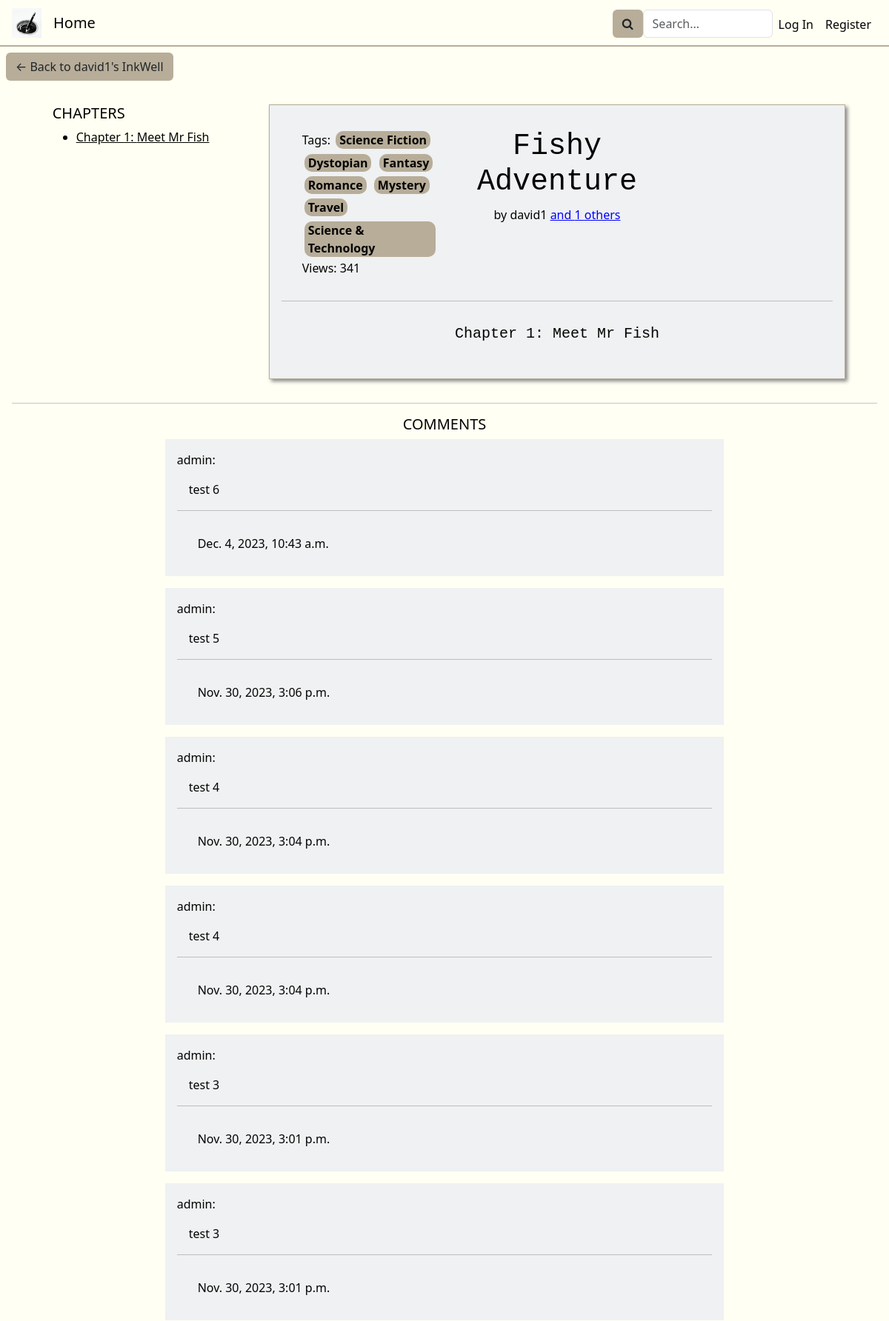
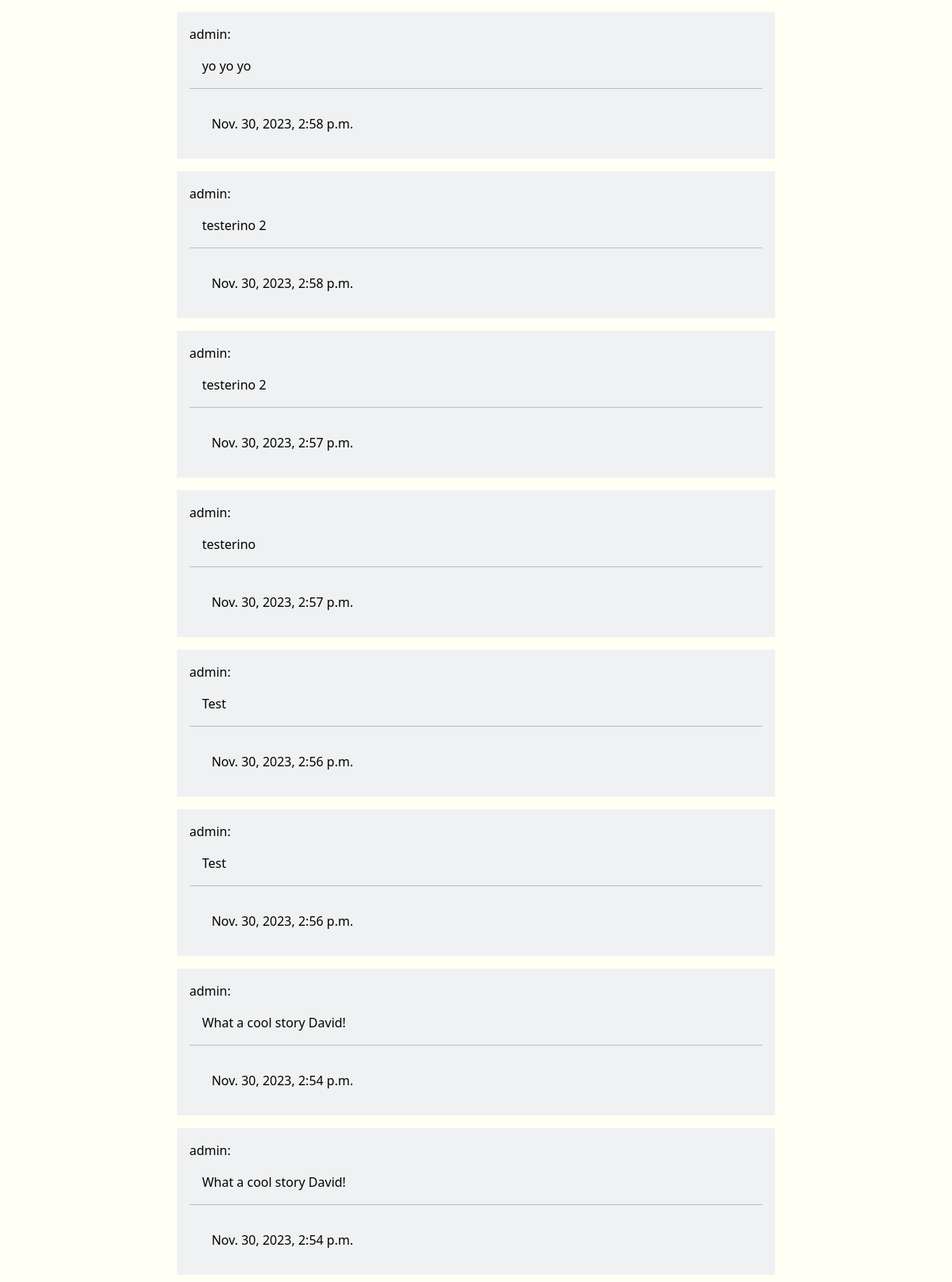
The page /ink_view/4 (upper part) on the database its author committed (2 pictures, top to bottom).
### inkwell/models.py (models this page shows, shortened)
class Ink(models.Model):
    wellOrigin = models.ForeignKey(Well, on_delete=models.CASCADE, related_name="well_pk", default="")
    inkOwner = models.ForeignKey(User, on_delete=models.CASCADE, related_name="ink_owner", default="")
    coAuthors = models.ManyToManyField(User, related_name="CoAuthors", blank=True)
    privateStatus = models.BooleanField(default=False)
    updateStatus = models.BooleanField(default=False) # If the Ink is edited at least once, this changes to true
    ink_following = models.ManyToManyField(User, related_name="ink_following", blank=True)
    tags = models.ManyToManyField(Tag, related_name="tags", blank=True)
    description = models.CharField(max_length=500, default="")
    title = models.CharField(max_length=64, default="")
    views = models.PositiveBigIntegerField(default=0)
    creation_date = models.DateTimeField(default=timezone.now, editable=False)

class User(AbstractUser):
    about = models.CharField(max_length=250, default="")
    profilePicture = models.ImageField(upload_to='', blank=True, null=True)
    def __str__(self):
        return f"{self.username}"

class Chapter(models.Model):
    chapterNumber = models.PositiveIntegerField(default=1)
    chapterTitle = models.CharField(max_length=64)
    chapterContents = QuillField()
    chapterInkOrigin = models.ForeignKey(Ink, on_delete=models.CASCADE, related_name="chapterInkOrigin", default="")

class Tag(models.Model):
    tagName = models.CharField(max_length=64)
    def __str__(self):
        return f"{self.tagName}"

class Comment(models.Model):
    content = models.TextField()
    commentInkOrigin = models.ForeignKey(Ink, on_delete=models.CASCADE, related_name="commentInkOrigin", default="")
    commentAuthor = models.ForeignKey(User, on_delete=models.CASCADE, related_name="commentAuthor", default="")
    commentCreationDate = models.DateTimeField(default=timezone.now, editable=False)

### inkwell/views.py (the view, shortened to what this page needs)
# urls.py: path('ink_view/<int:inkID>', views.ink_view, name='ink_view'),
def ink_view(request, inkID):
    viewedInk = Ink.objects.get(id=inkID)
    chapters = Chapter.objects.filter(chapterInkOrigin=viewedInk).order_by("chapterNumber")
    viewedInk.views += 1
    viewedInk.save()
    viewingAsAuthor = False
    following_check = False
    comments = Comment.objects.filter(commentInkOrigin=viewedInk).order_by("-commentCreationDate")
    if request.method == "POST" and "commentContents" in request.POST:
        commentContents = request.POST.get("commentContents")
        new_comment = Comment(content=commentContents, commentInkOrigin=viewedInk, commentAuthor=current_user)
        new_comment.save()
        time.sleep(1)
        return redirect('ink_view', inkID=viewedInk.id)
    return render(request, "inkwell/ink_view.html", {
        "ink": viewedInk,
        "chapters": chapters,
        "following_check": following_check,
        "viewingAsAuthor": viewingAsAuthor,
        "comments": comments
    })

### inkwell/templates/inkwell/ink_view.html (shortened to what this page needs)
{% extends "inkwell/layout.html" %}
{% block body %}
<a href="{% url 'well' username=ink.inkOwner.username %}"><button class="backToInkWell btn btn-khaki">&larr; Back to {{ ink.inkOwner.username }}'s InkWell</button></a>
<div class="container-flex inkViewContainer">
    {% if ink.privateStatus and request.user != ink.inkOwner %}
        <div class="container disFdirColAliCen mt-5">
            <h3>THIS INK IS PRIVATE</h3>
        </div>
    {% else %}
        <div class="row mt-2">
            <div class="col-3 chapterListCol">
                <div class="chaptersListView">
                    <h5 class="text-start">CHAPTERS</h5>
                    <ul class="chapter-list">
                        {% for chapter in chapters %}
                            <a href="#anchorChapter{{ chapter.chapterNumber }}"><li>Chapter {{ chapter.chapterNumber }}: {{ chapter.chapterTitle }}</li></a>
                        {% endfor %}
                    </ul>
                </div>
            </div>
            <div class="col-8 inkViewContents">
                <div class="row inkTitleCard">
                    <div class="col inkTitleCardInfo displayDirectionCol">
                        <span>Tags:
                            {% for tag in ink.tags.all %}
                                <div class="tag">
                                    <span>{{ tag }}</span>
                                </div>
                            {% endfor %}
                        </span>
                        <span>Views: {{ ink.views }}</span>
                    </div>
                    <div class="col-5 inkViewTitleColumn displayDirectionCol">
                        <h1 class="text-center inkViewTitle">{{ ink.title }}</h1>
                        {% if ink.coAuthors %}
                            <span class="author-credit text-center">by {{ ink.inkOwner }} <a href="{% url 'inkCoAuthors' inkID=ink.id %}" style="text-decoration: underline; color: blue;">and {{ ink.coAuthors.count }} others</a></span>
                        {% else %}
                            <span class="author-credit text-center">by {{ ink.inkOwner }}</span>
                        {% endif %}
                    </div>
                    <div class="col">
                    </div>
                </div>
                <hr>
                <div class="inkViewChapters-style">
                    {% for chapter in chapters %}
                    <div class="justify-text p-3" id="anchorChapter{{chapter.chapterNumber}}">
                        <h5 class="text-center chapterTitle">Chapter {{ chapter.chapterNumber}}: {{chapter.chapterTitle}}</h5>
                    </div>
                    {% endfor %}
                </div>
            </div>
        </div>
        <div class="row inkViewComments disFdirColAliCen">
            <hr>
            <div class="col-8">
                <div class="comments-section">
                    <h5 class="text-center">COMMENTS</h5>
                    {% for comment in comments %}
                        <div class="comment">
                            <span>{{ comment.commentAuthor }}:</span>
                            <p>{{ comment.content }}</p>
                            <hr>
                            <div class="row ">
                                <span class="col">{{ comment.commentCreationDate }}</span>
                                <div class="col delete-comment-form">
                                </div>
                            </div>
                        </div>
                    {% endfor %}
                </div>
            </div>
        </div>
    {% endif %}
</div>
{% endblock%}

### inkwell/static/inkwell/styles.css (style rules this page uses)
:root { --black: #020202ff; --dark-green: #0d2818ff; --pakistan-green: #04471cff; --sea-green: #058c42ff; --malachite: #16db65ff; --coquelicot: #f15025ff; --white: #ffffffff; --platinum: #e6e8e6ff; --timberwolf: #ced0ceff; --eerie-black: #191919ff; --gunmetal: #223843ff; --antiflash-white: #eff1f3ff; --timberwolf: #dbd3d8ff; --desert-sand: #d8b4a0ff; --burnt-sienna: #d77a61ff; --baby-powder: #fdfffcff; --lapis-lazuli: #235789ff; --fire-engine-red: #c1292eff; --school-bus-yellow: #f1d302ff; --raisin-black: #161925ff; --khaki: #b7ad99ff; --folly: #ff4365ff; --black: #030301ff; --turquoise: #00d9c0ff; --ivory: #fffff3ff; --primary-color: var(--antiflash-white); --secondary-color: var(--ivory); --background-color: var(--ivory); --text-color: var(--black); --border-color: var(--khaki); --button-color: var(--khaki); }
p, a, h1, h2, h3, h4, h5, span { color: var(--text-color); }
body { background-color: var(--background-color); margin: 0; z-index: 0; }
.displayDirectionCol { display: flex; flex-direction: column; }
.disFdirColAliCen { display: flex; flex-direction: column; align-items: center; }
.justify-text { text-align: justify; }
.backToInkView, .backToInkWell { margin: 0.5rem; }
.tag { border-radius: 10px; background-color: var(--border-color); display: inline-block; padding-left: 0.3rem; padding-right: 0.3rem; font-size: 16px; margin: 0.2rem; font-weight: bold; }
.chapterListCol { width: 19rem; }
.chaptersListView { position: sticky; top: 0px; }
.inkViewContainer .row { display: flex; justify-content: center; }
.inkViewContents, .inkEditMainCol, .request-review-text { background-color: var(--primary-color); border: 1px var(--border-color) solid; padding: 1rem; box-shadow: 3px 3px 5px #888888; }
.inkViewChapters-style, .inkViewTitle { font-family: 'Courier New', Courier, monospace !important; }
.inkViewComments { margin: 0; }
.comment { background-color: var(--primary-color); margin-bottom: 1rem; padding: 1rem; }
.comment p { margin: 1rem; }
.row { padding: 1rem; margin: 0; }
.btn-khaki { background-color: var(--button-color); }

### rows shown on the page
Ink: inkOwner.username "david1", views "341", title "Fishy Adventure", inkOwner "david1", coAuthors.count "1"
Chapter: chapterNumber "1", chapterTitle "Meet Mr Fish"
Tag: tagName "Science Fiction"
Tag: tagName "Dystopian"
Tag: tagName "Fantasy"
Tag: tagName "Romance"
Tag: tagName "Mystery"
Tag: tagName "Travel"
Tag: tagName "Science & Technology"
Comment: commentAuthor "admin", content "test 6", commentCreationDate "Dec. 4, 2023, 10:43 a.m."
Comment: commentAuthor "admin", content "test 5", commentCreationDate "Nov. 30, 2023, 3:06 p.m."
Comment: commentAuthor "admin", content "test 4", commentCreationDate "Nov. 30, 2023, 3:04 p.m."
Comment: commentAuthor "admin", content "test 4", commentCreationDate "Nov. 30, 2023, 3:04 p.m."
Comment: commentAuthor "admin", content "test 3", commentCreationDate "Nov. 30, 2023, 3:01 p.m."
Comment: commentAuthor "admin", content "test 3", commentCreationDate "Nov. 30, 2023, 3:01 p.m."
Comment: commentAuthor "admin", content "yo yo yo", commentCreationDate "Nov. 30, 2023, 2:58 p.m."
Comment: commentAuthor "admin", content "testerino 2", commentCreationDate "Nov. 30, 2023, 2:58 p.m."
Comment: commentAuthor "admin", content "testerino 2", commentCreationDate "Nov. 30, 2023, 2:57 p.m."
Comment: commentAuthor "admin", content "testerino", commentCreationDate "Nov. 30, 2023, 2:57 p.m."
Comment: commentAuthor "admin", content "Test", commentCreationDate "Nov. 30, 2023, 2:56 p.m."
Comment: commentAuthor "admin", content "Test", commentCreationDate "Nov. 30, 2023, 2:56 p.m."
Comment: commentAuthor "admin", content "What a cool story David!", commentCreationDate "Nov. 30, 2023, 2:54 p.m."
Comment: commentAuthor "admin", content "What a cool story David!", commentCreationDate "Nov. 30, 2023, 2:54 p.m."
